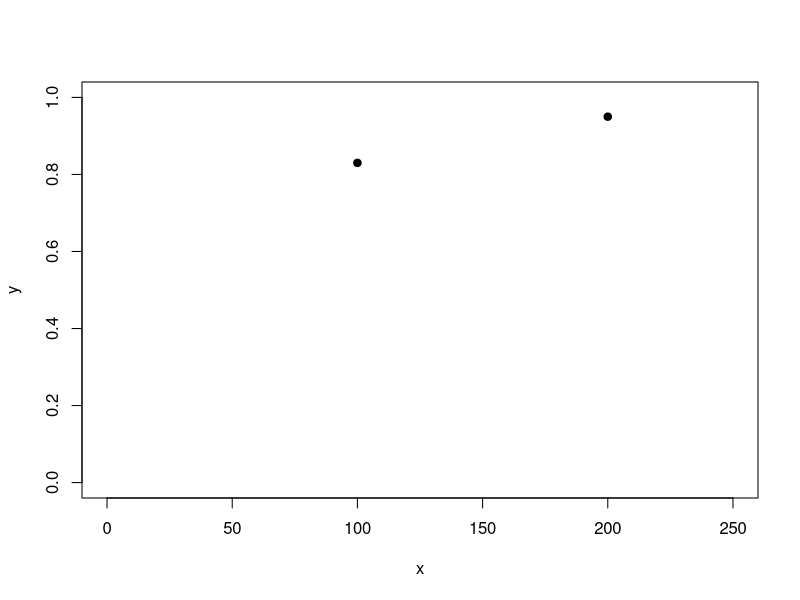
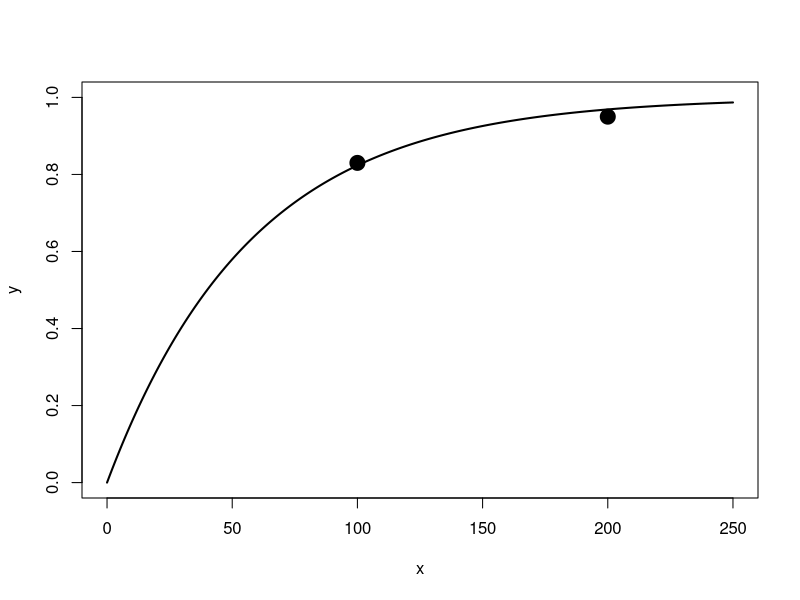

Source code (R) for these figures, in order:
x<-c(100, 200)

y<-c(0.83, 0.95)

plot(x,y, pch=19, xlim=c(0,250), ylim=c(0,1))

TAB<-data.frame(x,y)
print(TAB)

#Our model is: Y= 1- exp(-Theta*x)

Fit<-nls(y~1-exp(-Theta*x), data=TAB, start=list(Theta=0.01), trace=T)

print(summary(Fit))

X.vec<-0:250

Y.vec<-1-exp(-coef(Fit)[1]*X.vec)

#Y.vec<-1-exp(-0.1733636)*X.vec
dev.new()
plot(x,y, xlim=c(0, 250), pch=19, cex=2, ylim=c(0,1))
lines(X.vec, Y.vec, lwd=2)

X=50
Y1=1-exp(-(coef(Fit)[1]+2*0.001)*X)
Y2=1-exp(-(coef(Fit)[1]-2*0.001)*X)
print(Y1)
print(Y2)
